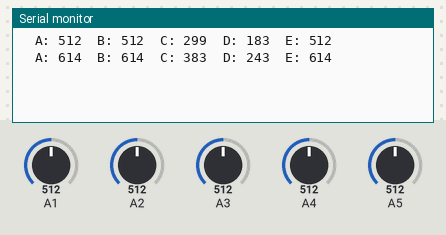
Bench run of a sketch on a simulated Arduino Uno, built with avr-gcc and run on an emulated ATmega328P. Parts: the last lines printed to the serial monitor. Inputs (shaded band) come from the test bench; at power-on: A1 = 512, A2 = 512, A3 = 512, A4 = 512, A5 = 512.

Above: at 1.3 s.
1.4 s: A1 set to 716
At 2.7 s:
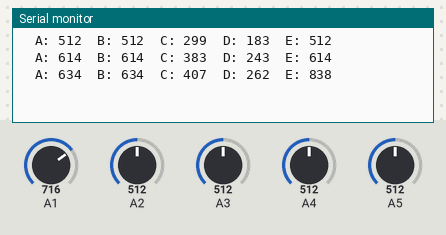
2.9 s: A2 set to 716
At 3.8 s:
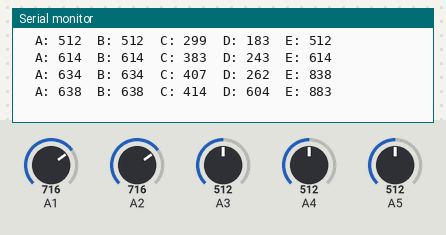
4.4 s: A3 set to 716
At 5.7 s:
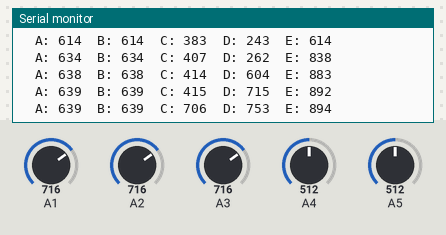
5.9 s: A4 set to 716
At 6.6 s:
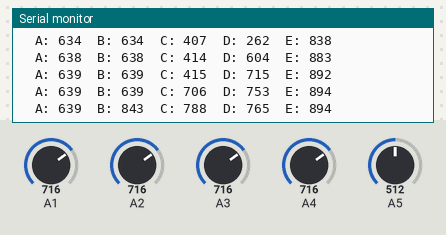
7.4 s: A5 set to 716
At 8.7 s:
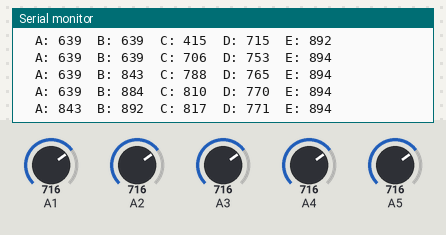
8.9 s: A1 set to 992
At 10.0 s:
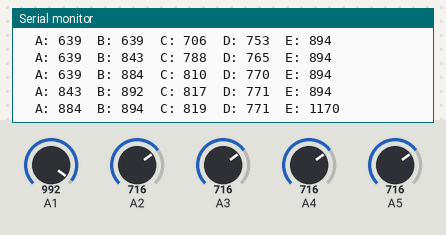
Timing chart, 0 to 11.4 s (numbered marks = the images above; inputs shaded):
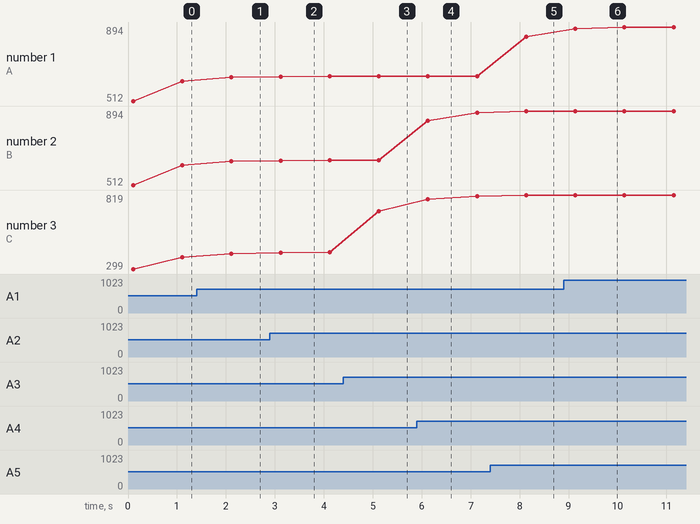

The sketch:

Sensor_Program.ino
```cpp
//Sensor Value Checking Program for Line Following Robot

#define SensorA A5;
#define SensorB A4;
#define SensorC A3;
#define SensorD A2;
#define SensorE A1;

int SensorAReading;
int SensorBReading;
int SensorCReading;
int SensorDReading;
int SensorEReading;

void setup ()
{

  pinMode(A5,INPUT);
  pinMode(A4,INPUT);
  pinMode(A3,INPUT);
  pinMode(A2,INPUT);
  pinMode(A1,INPUT);
  pinMode(A0,INPUT);

  Serial.begin(9600);

  delay(100);
}

void loop()
{
  for (int x=0; x<5; x++)
  {
    SensorAReading += analogRead(5);
    SensorBReading += analogRead(4);
    SensorCReading += analogRead(3);
    SensorDReading += analogRead(2);
    SensorEReading += analogRead(1);
  }

  SensorAReading =  SensorAReading/5;
  SensorBReading =  SensorBReading/5;
  SensorCReading =  map((SensorCReading/5), 300, 1023, 0, 1023);
  SensorDReading =  map((SensorDReading/5), 400, 1023, 0, 1023);
  SensorEReading =  map((SensorEReading/5), 0, 1023, 0, 1023);

  Serial.print("\n\tA: ");
  Serial.print(SensorAReading);
  Serial.print("\tB: ");
  Serial.print(SensorBReading);
  Serial.print("\tC: ");
  Serial.print(SensorCReading);
  Serial.print("\tD: ");
  Serial.print(SensorDReading);
  Serial.print("\tE: ");
  Serial.print(SensorEReading);

  delay(1000);
}
```

Measured:
- after the input at 1.4 s, the serial monitor: prints a new line after 0.71 s (image 1)
- after the input at 2.9 s, the serial monitor: prints a new line after 0.22 s (image 2)
- after the input at 4.4 s, the serial monitor: prints a new line after 0.72 s (image 3)
- after the input at 5.9 s, the serial monitor: prints a new line after 0.23 s (image 4)
- after the input at 7.4 s, the serial monitor: prints a new line after 0.74 s (image 5)
- after the input at 8.9 s, the serial monitor: prints a new line after 0.24 s (image 6)
- plotted number 2: 639 → 884 after the input at 5.9 s
- plotted number 3: 415 → 706 after the input at 4.4 s
